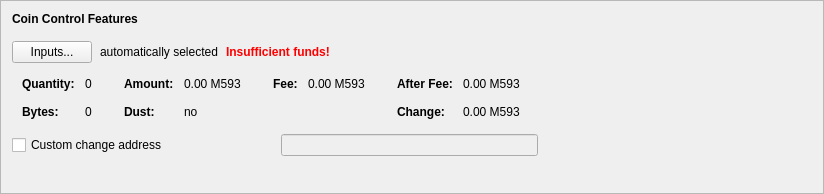
      <widget class="QFrame" name="frameCoinControl">
       <property name="sizePolicy">
        <sizepolicy hsizetype="Preferred" vsizetype="Fixed">
         <horstretch>0</horstretch>
         <verstretch>0</verstretch>
        </sizepolicy>
       </property>
       <property name="minimumSize">
        <size>
         <width>600</width>
         <height>194</height>
        </size>
       </property>
       <property name="frameShape">
        <enum>QFrame::StyledPanel</enum>
       </property>
       <property name="frameShadow">
        <enum>QFrame::Raised</enum>
       </property>
       <layout class="QVBoxLayout" name="verticalLayout_4">
        <item>
         <layout class="QVBoxLayout" name="verticalLayoutCoinControl" stretch="0,0,0,0,0">
          <property name="spacing">
           <number>0</number>
          </property>
          <property name="sizeConstraint">
           <enum>QLayout::SetDefaultConstraint</enum>
          </property>
          <property name="leftMargin">
           <number>0</number>
          </property>
          <property name="topMargin">
           <number>0</number>
          </property>
          <item>
           <layout class="QHBoxLayout" name="horizontalLayoutCoinControl1">
            <property name="bottomMargin">
             <number>15</number>
            </property>
            <item>
             <widget class="QLabel" name="labelCoinControlFeatures">
              <property name="sizePolicy">
               <sizepolicy hsizetype="Preferred" vsizetype="Maximum">
                <horstretch>0</horstretch>
                <verstretch>0</verstretch>
               </sizepolicy>
              </property>
              <property name="font">
               <font>
                <weight>75</weight>
                <bold>true</bold>
               </font>
              </property>
              <property name="styleSheet">
               <string notr="true">font-weight:bold;</string>
              </property>
              <property name="text">
               <string>Coin Control Features</string>
              </property>
             </widget>
            </item>
           </layout>
          </item>
          <item>
           <layout class="QHBoxLayout" name="horizontalLayoutCoinControl2" stretch="0,0,0,0">
            <property name="spacing">
             <number>8</number>
            </property>
            <property name="bottomMargin">
             <number>10</number>
            </property>
            <item>
             <widget class="QPushButton" name="pushButtonCoinControl">
              <property name="styleSheet">
               <string notr="true"/>
              </property>
              <property name="text">
               <string>Inputs...</string>
              </property>
              <property name="autoDefault">
               <bool>false</bool>
              </property>
             </widget>
            </item>
            <item>
             <widget class="QLabel" name="labelCoinControlAutomaticallySelected">
              <property name="text">
               <string>automatically selected</string>
              </property>
              <property name="margin">
               <number>5</number>
              </property>
             </widget>
            </item>
            <item>
             <widget class="QLabel" name="labelCoinControlInsuffFunds">
              <property name="font">
               <font>
                <weight>75</weight>
                <bold>true</bold>
               </font>
              </property>
              <property name="styleSheet">
               <string notr="true">color:red;font-weight:bold;</string>
              </property>
              <property name="text">
               <string>Insufficient funds!</string>
              </property>
              <property name="margin">
               <number>5</number>
              </property>
             </widget>
            </item>
            <item>
             <spacer name="horizontalSpacerCoinControl">
              <property name="orientation">
               <enum>Qt::Horizontal</enum>
              </property>
              <property name="sizeHint" stdset="0">
               <size>
                <width>40</width>
                <height>1</height>
               </size>
              </property>
             </spacer>
            </item>
           </layout>
          </item>
          <item>
           <widget class="QWidget" name="widgetCoinControl" native="true">
            <property name="sizePolicy">
             <sizepolicy hsizetype="Preferred" vsizetype="Preferred">
              <horstretch>0</horstretch>
              <verstretch>0</verstretch>
             </sizepolicy>
            </property>
            <property name="minimumSize">
             <size>
              <width>0</width>
              <height>0</height>
             </size>
            </property>
            <property name="styleSheet">
             <string notr="true"/>
            </property>
            <layout class="QHBoxLayout" name="horizontalLayoutCoinControl5">
             <property name="leftMargin">
              <number>0</number>
             </property>
             <property name="topMargin">
              <number>0</number>
             </property>
             <property name="rightMargin">
              <number>0</number>
             </property>
             <property name="bottomMargin">
              <number>0</number>
             </property>
             <item>
              <layout class="QHBoxLayout" name="horizontalLayoutCoinControl3" stretch="0,0,0,1">
               <property name="spacing">
                <number>20</number>
               </property>
               <property name="topMargin">
                <number>0</number>
               </property>
               <property name="bottomMargin">
                <number>10</number>
               </property>
               <item>
                <layout class="QFormLayout" name="formLayoutCoinControl1">
                 <property name="horizontalSpacing">
                  <number>10</number>
                 </property>
                 <property name="verticalSpacing">
                  <number>14</number>
                 </property>
                 <property name="leftMargin">
                  <number>10</number>
                 </property>
                 <property name="topMargin">
                  <number>4</number>
                 </property>
                 <property name="rightMargin">
                  <number>6</number>
                 </property>
                 <item row="0" column="0">
                  <widget class="QLabel" name="labelCoinControlQuantityText">
                   <property name="font">
                    <font>
                     <weight>75</weight>
                     <bold>true</bold>
                    </font>
                   </property>
                   <property name="text">
                    <string>Quantity:</string>
                   </property>
                   <property name="margin">
                    <number>0</number>
                   </property>
                  </widget>
                 </item>
                 <item row="0" column="1">
                  <widget class="QLabel" name="labelCoinControlQuantity">
                   <property name="cursor">
                    <cursorShape>IBeamCursor</cursorShape>
                   </property>
                   <property name="contextMenuPolicy">
                    <enum>Qt::ActionsContextMenu</enum>
                   </property>
                   <property name="text">
                    <string notr="true">0</string>
                   </property>
                   <property name="margin">
                    <number>0</number>
                   </property>
                   <property name="textInteractionFlags">
                    <set>Qt::LinksAccessibleByMouse|Qt::TextSelectableByKeyboard|Qt::TextSelectableByMouse</set>
                   </property>
                  </widget>
                 </item>
                 <item row="1" column="0">
                  <widget class="QLabel" name="labelCoinControlBytesText">
                   <property name="font">
                    <font>
                     <weight>75</weight>
                     <bold>true</bold>
                    </font>
                   </property>
                   <property name="text">
                    <string>Bytes:</string>
                   </property>
                  </widget>
                 </item>
                 <item row="1" column="1">
                  <widget class="QLabel" name="labelCoinControlBytes">
                   <property name="cursor">
                    <cursorShape>IBeamCursor</cursorShape>
                   </property>
                   <property name="contextMenuPolicy">
                    <enum>Qt::ActionsContextMenu</enum>
                   </property>
                   <property name="text">
                    <string notr="true">0</string>
                   </property>
                   <property name="textInteractionFlags">
                    <set>Qt::LinksAccessibleByMouse|Qt::TextSelectableByKeyboard|Qt::TextSelectableByMouse</set>
                   </property>
                  </widget>
                 </item>
                </layout>
               </item>
               <item>
                <layout class="QFormLayout" name="formLayoutCoinControl2">
                 <property name="horizontalSpacing">
                  <number>10</number>
                 </property>
                 <property name="verticalSpacing">
                  <number>14</number>
                 </property>
                 <property name="leftMargin">
                  <number>6</number>
                 </property>
                 <property name="topMargin">
                  <number>4</number>
                 </property>
                 <property name="rightMargin">
                  <number>6</number>
                 </property>
                 <item row="0" column="0">
                  <widget class="QLabel" name="labelCoinControlAmountText">
                   <property name="font">
                    <font>
                     <weight>75</weight>
                     <bold>true</bold>
                    </font>
                   </property>
                   <property name="text">
                    <string>Amount:</string>
                   </property>
                   <property name="margin">
                    <number>0</number>
                   </property>
                  </widget>
                 </item>
                 <item row="0" column="1">
                  <widget class="QLabel" name="labelCoinControlAmount">
                   <property name="cursor">
                    <cursorShape>IBeamCursor</cursorShape>
                   </property>
                   <property name="contextMenuPolicy">
                    <enum>Qt::ActionsContextMenu</enum>
                   </property>
                   <property name="text">
                    <string notr="true">0.00 M593</string>
                   </property>
                   <property name="textInteractionFlags">
                    <set>Qt::LinksAccessibleByMouse|Qt::TextSelectableByKeyboard|Qt::TextSelectableByMouse</set>
                   </property>
                  </widget>
                 </item>
                 <item row="1" column="0">
                  <widget class="QLabel" name="labelCoinControlLowOutputText">
                   <property name="font">
                    <font>
                     <weight>75</weight>
                     <bold>true</bold>
                    </font>
                   </property>
                   <property name="text">
                    <string>Dust:</string>
                   </property>
                  </widget>
                 </item>
                 <item row="1" column="1">
                  <widget class="QLabel" name="labelCoinControlLowOutput">
                   <property name="cursor">
                    <cursorShape>IBeamCursor</cursorShape>
                   </property>
                   <property name="contextMenuPolicy">
                    <enum>Qt::ActionsContextMenu</enum>
                   </property>
                   <property name="text">
                    <string notr="true">no</string>
                   </property>
                   <property name="textInteractionFlags">
                    <set>Qt::LinksAccessibleByMouse|Qt::TextSelectableByKeyboard|Qt::TextSelectableByMouse</set>
                   </property>
                  </widget>
                 </item>
                </layout>
               </item>
               <item>
                <layout class="QFormLayout" name="formLayoutCoinControl3">
                 <property name="horizontalSpacing">
                  <number>10</number>
                 </property>
                 <property name="verticalSpacing">
                  <number>14</number>
                 </property>
                 <property name="leftMargin">
                  <number>6</number>
                 </property>
                 <property name="topMargin">
                  <number>4</number>
                 </property>
                 <property name="rightMargin">
                  <number>6</number>
                 </property>
                 <item row="0" column="0">
                  <widget class="QLabel" name="labelCoinControlFeeText">
                   <property name="font">
                    <font>
                     <weight>75</weight>
                     <bold>true</bold>
                    </font>
                   </property>
                   <property name="text">
                    <string>Fee:</string>
                   </property>
                   <property name="margin">
                    <number>0</number>
                   </property>
                  </widget>
                 </item>
                 <item row="0" column="1">
                  <widget class="QLabel" name="labelCoinControlFee">
                   <property name="cursor">
                    <cursorShape>IBeamCursor</cursorShape>
                   </property>
                   <property name="contextMenuPolicy">
                    <enum>Qt::ActionsContextMenu</enum>
                   </property>
                   <property name="text">
                    <string notr="true">0.00 M593</string>
                   </property>
                   <property name="textInteractionFlags">
                    <set>Qt::LinksAccessibleByMouse|Qt::TextSelectableByKeyboard|Qt::TextSelectableByMouse</set>
                   </property>
                  </widget>
                 </item>
                </layout>
               </item>
               <item>
                <layout class="QFormLayout" name="formLayoutCoinControl4">
                 <property name="horizontalSpacing">
                  <number>10</number>
                 </property>
                 <property name="verticalSpacing">
                  <number>14</number>
                 </property>
                 <property name="leftMargin">
                  <number>6</number>
                 </property>
                 <property name="topMargin">
                  <number>4</number>
                 </property>
                 <property name="rightMargin">
                  <number>6</number>
                 </property>
                 <item row="0" column="0">
                  <widget class="QLabel" name="labelCoinControlAfterFeeText">
                   <property name="font">
                    <font>
                     <weight>75</weight>
                     <bold>true</bold>
                    </font>
                   </property>
                   <property name="text">
                    <string>After Fee:</string>
                   </property>
                   <property name="margin">
                    <number>0</number>
                   </property>
                  </widget>
                 </item>
                 <item row="0" column="1">
                  <widget class="QLabel" name="labelCoinControlAfterFee">
                   <property name="cursor">
                    <cursorShape>IBeamCursor</cursorShape>
                   </property>
                   <property name="contextMenuPolicy">
                    <enum>Qt::ActionsContextMenu</enum>
                   </property>
                   <property name="text">
                    <string notr="true">0.00 M593</string>
                   </property>
                   <property name="textInteractionFlags">
                    <set>Qt::LinksAccessibleByMouse|Qt::TextSelectableByKeyboard|Qt::TextSelectableByMouse</set>
                   </property>
                  </widget>
                 </item>
                 <item row="1" column="0">
                  <widget class="QLabel" name="labelCoinControlChangeText">
                   <property name="font">
                    <font>
                     <weight>75</weight>
                     <bold>true</bold>
                    </font>
                   </property>
                   <property name="text">
                    <string>Change:</string>
                   </property>
                  </widget>
                 </item>
                 <item row="1" column="1">
                  <widget class="QLabel" name="labelCoinControlChange">
                   <property name="cursor">
                    <cursorShape>IBeamCursor</cursorShape>
                   </property>
                   <property name="contextMenuPolicy">
                    <enum>Qt::ActionsContextMenu</enum>
                   </property>
                   <property name="text">
                    <string notr="true">0.00 M593</string>
                   </property>
                   <property name="textInteractionFlags">
                    <set>Qt::LinksAccessibleByMouse|Qt::TextSelectableByKeyboard|Qt::TextSelectableByMouse</set>
                   </property>
                  </widget>
                 </item>
                </layout>
               </item>
              </layout>
             </item>
            </layout>
           </widget>
          </item>
          <item>
           <layout class="QHBoxLayout" name="horizontalLayoutCoinControl4" stretch="0,0,0">
            <property name="spacing">
             <number>12</number>
            </property>
            <property name="sizeConstraint">
             <enum>QLayout::SetDefaultConstraint</enum>
            </property>
            <property name="topMargin">
             <number>5</number>
            </property>
            <property name="rightMargin">
             <number>5</number>
            </property>
            <item>
             <widget class="QCheckBox" name="checkBoxCoinControlChange">
              <property name="toolTip">
               <string>If this is activated, but the change address is empty or invalid, change will be sent to a newly generated address.</string>
              </property>
              <property name="text">
               <string>Custom change address</string>
              </property>
             </widget>
            </item>
            <item>
             <widget class="QValidatedLineEdit" name="lineEditCoinControlChange">
              <property name="enabled">
               <bool>false</bool>
              </property>
              <property name="sizePolicy">
               <sizepolicy hsizetype="Ignored" vsizetype="Fixed">
                <horstretch>0</horstretch>
                <verstretch>0</verstretch>
               </sizepolicy>
              </property>
             </widget>
            </item>
            <item>
             <widget class="QLabel" name="labelCoinControlChangeLabel">
              <property name="sizePolicy">
               <sizepolicy hsizetype="Preferred" vsizetype="Expanding">
                <horstretch>0</horstretch>
                <verstretch>0</verstretch>
               </sizepolicy>
              </property>
              <property name="minimumSize">
               <size>
                <width>0</width>
                <height>0</height>
               </size>
              </property>
              <property name="text">
               <string/>
              </property>
              <property name="margin">
               <number>3</number>
              </property>
             </widget>
            </item>
           </layout>
          </item>
          <item>
           <spacer name="verticalSpacerCoinControl">
            <property name="orientation">
             <enum>Qt::Vertical</enum>
            </property>
            <property name="sizeType">
             <enum>QSizePolicy::Expanding</enum>
            </property>
            <property name="sizeHint" stdset="0">
             <size>
              <width>800</width>
              <height>1</height>
             </size>
            </property>
           </spacer>
          </item>
         </layout>
        </item>
       </layout>
      </widget>
